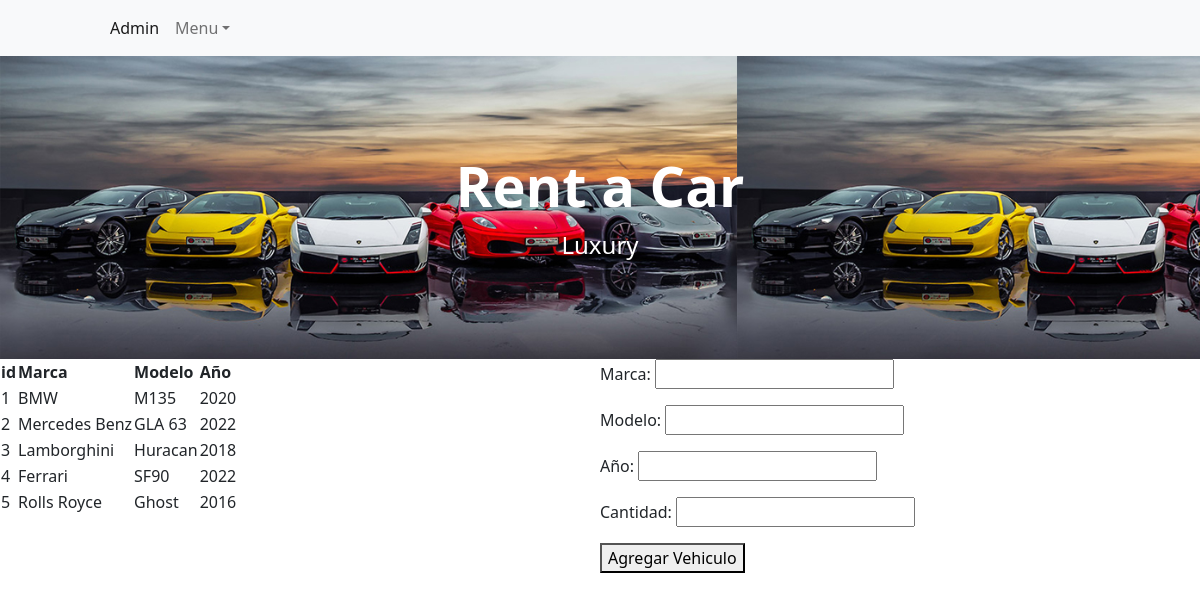
The page /app-rent/ on the database its author committed.
### AppRent/models.py (models this page shows)
class Vehiculos(models.Model):
    marca=models.TextField(max_length=25)
    modelo=models.TextField(max_length=25)
    year=models.IntegerField()
    cant_vehiculos=models.IntegerField()

### AppRent/views.py (the view)
# urls.py: path('', vehiculos, name='Vehiculos'),
def vehiculos(req):
    if req.method == 'POST':
        form_agregar = AgregarVehiculos(req.POST)
        if form_agregar.is_valid():
            print(form_agregar.cleaned_data)
            data = form_agregar.cleaned_data
            Vehic = Vehiculos(marca = data["Marca"],
            modelo = data["Modelo"],
            year = data["Año"],
            cant_vehiculos = data["Cantidad"])
            Vehic.save()
            return redirect('Vehiculos')
    else:
        form_agregar = AgregarVehiculos()
    lista = Vehiculos.objects.all()
    context = {
        'form': form_agregar,
        'vehiculos_context': lista,
    }
    return render(req, "vehiculos.html", context)

### AppRent/forms.py
class AgregarVehiculos(forms.Form):
    Marca= forms.CharField(required=True)
    Modelo= forms.CharField(required=True)
    Año= forms.IntegerField(required=True)
    Cantidad= forms.IntegerField(required=True)

### AppRent/templates/vehiculos.html
{% extends 'index.html' %}
{% block contenidoQueCambia %}
    <div style="display: flex;">
        <div style="flex: 1;">
            {% include 'lista_vehiculos.html' %}
        </div>
        <div style="flex: 1;">
            {% include 'agregar_vehiculo.html' %}
        </div>
    </div>
{% endblock contenidoQueCambia %}

### AppRent/templates/lista_vehiculos.html (shortened to what this page needs)
    <!DOCTYPE html>
<html lang="en">
<head>
</head>
<body>
    <table id="vehic_list_table" style="border-color: black;">
        <thead>
            <tr>
                <th>id</th>
                <th>Marca</th>
                <th>Modelo</th>
                <th>Año</th>
            </tr>
        </thead>
        <tbody>
            {%if vehiculos_context%}
            {%for vehic in vehiculos_context%}
            <tr>
                <td>{{vehic.id}}</td>
                <td>{{vehic.marca}}</td>
                <td>{{vehic.modelo}}</td>
                <td>{{vehic.year}}</td>
            </tr>
            {%endfor%}
            {%else%}
                <h1>No hay registros de Vehiculos</h1>
            {%endif%}
        </tbody>
    </table>
    </body>
</html>

### rows shown on the page
Vehiculos: id "1", marca "BMW", modelo "M135", year "2020"
Vehiculos: id "2", marca "Mercedes Benz", modelo "GLA 63", year "2022"
Vehiculos: id "3", marca "Lamborghini", modelo "Huracan", year "2018"
Vehiculos: id "4", marca "Ferrari", modelo "SF90", year "2022"
Vehiculos: id "5", marca "Rolls Royce", modelo "Ghost", year "2016"
